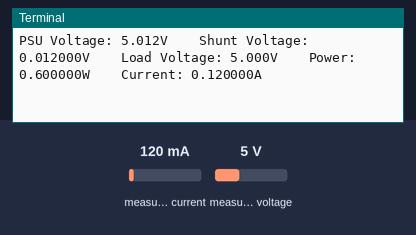
This program was run on a simulated Raspberry Pi (BCM pin numbers). On the bench: the last lines printed to the terminal. The test bench sets the inputs (shaded band); at power-on: measured voltage 5 V, measured current 120 mA.

Above: at 1.2 s.
1.3 s: measured voltage set to 11.2 V
At 2.9 s:
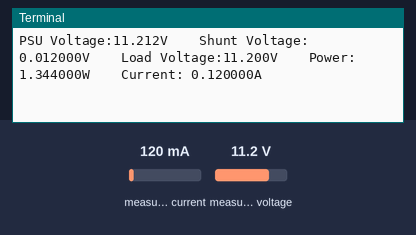
4.3 s: measured current set to 1000 mA
At 7.0 s:
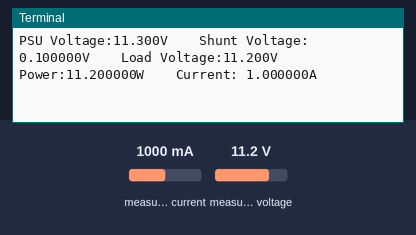
7.3 s: measured current set to 40 mA
At 9.4 s:
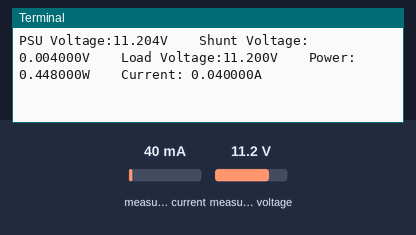

Measured:
- after the input at 1.3 s, the terminal: prints a new line after 0.74 s (image 1)
- after the input at 4.3 s, the terminal: prints a new line after 1.8 s (image 2)
- after the input at 7.3 s, the terminal: prints a new line after 0.79 s (image 3)

The program:

ina219.py
```python
import smbus
import time

# Config Register (R/W)
_REG_CONFIG                 = 0x00
# SHUNT VOLTAGE REGISTER (R)
_REG_SHUNTVOLTAGE           = 0x01

# BUS VOLTAGE REGISTER (R)
_REG_BUSVOLTAGE             = 0x02

# POWER REGISTER (R)
_REG_POWER                  = 0x03

# CURRENT REGISTER (R)
_REG_CURRENT                = 0x04

# CALIBRATION REGISTER (R/W)
_REG_CALIBRATION            = 0x05

class BusVoltageRange:
    """Constants for ``bus_voltage_range``"""
    RANGE_16V               = 0x00      # set bus voltage range to 16V
    RANGE_32V               = 0x01      # set bus voltage range to 32V (default)

class Gain:
    """Constants for ``gain``"""
    DIV_1_40MV              = 0x00      # shunt prog. gain set to  1, 40 mV range
    DIV_2_80MV              = 0x01      # shunt prog. gain set to /2, 80 mV range
    DIV_4_160MV             = 0x02      # shunt prog. gain set to /4, 160 mV range
    DIV_8_320MV             = 0x03      # shunt prog. gain set to /8, 320 mV range

class ADCResolution:
    """Constants for ``bus_adc_resolution`` or ``shunt_adc_resolution``"""
    ADCRES_9BIT_1S          = 0x00      #  9bit,   1 sample,     84us
    ADCRES_10BIT_1S         = 0x01      # 10bit,   1 sample,    148us
    ADCRES_11BIT_1S         = 0x02      # 11 bit,  1 sample,    276us
    ADCRES_12BIT_1S         = 0x03      # 12 bit,  1 sample,    532us
    ADCRES_12BIT_2S         = 0x09      # 12 bit,  2 samples,  1.06ms
    ADCRES_12BIT_4S         = 0x0A      # 12 bit,  4 samples,  2.13ms
    ADCRES_12BIT_8S         = 0x0B      # 12bit,   8 samples,  4.26ms
    ADCRES_12BIT_16S        = 0x0C      # 12bit,  16 samples,  8.51ms
    ADCRES_12BIT_32S        = 0x0D      # 12bit,  32 samples, 17.02ms
    ADCRES_12BIT_64S        = 0x0E      # 12bit,  64 samples, 34.05ms
    ADCRES_12BIT_128S       = 0x0F      # 12bit, 128 samples, 68.10ms

class Mode:
    """Constants for ``mode``"""
    POWERDOW                = 0x00      # power down
    SVOLT_TRIGGERED         = 0x01      # shunt voltage triggered
    BVOLT_TRIGGERED         = 0x02      # bus voltage triggered
    SANDBVOLT_TRIGGERED     = 0x03      # shunt and bus voltage triggered
    ADCOFF                  = 0x04      # ADC off
    SVOLT_CONTINUOUS        = 0x05      # shunt voltage continuous
    BVOLT_CONTINUOUS        = 0x06      # bus voltage continuous
    SANDBVOLT_CONTINUOUS    = 0x07      # shunt and bus voltage continuous


class INA219:
    def __init__(self, i2c_bus=1, addr=0x40):
        self.bus = smbus.SMBus(i2c_bus);
        self.addr = addr

        # Set chip to known config values to start
        self._cal_value = 0
        self._current_lsb = 0
        self._power_lsb = 0
        self.set_calibration_32V_2A()

    def read(self,address):
        data = self.bus.read_i2c_block_data(self.addr, address, 2)
        return ((data[0] * 256 ) + data[1])

    def write(self,address,data):
        temp = [0,0]
        temp[1] = data & 0xFF
        temp[0] =(data & 0xFF00) >> 8
        self.bus.write_i2c_block_data(self.addr,address,temp)

    def set_calibration_32V_2A(self):
        """Configures to INA219 to be able to measure up to 32V and 2A of current. Counter
           overflow occurs at 3.2A.
           ..note :: These calculations assume a 0.1 shunt ohm resistor is present
        """
        # By default we use a pretty huge range for the input voltage,
        # which probably isn't the most appropriate choice for system
        # that don't use a lot of power.  But all of the calculations
        # are shown below if you want to change the settings.  You will
        # also need to change any relevant register settings, such as
        # setting the VBUS_MAX to 16V instead of 32V, etc.

        # VBUS_MAX = 32V             (Assumes 32V, can also be set to 16V)
        # VSHUNT_MAX = 0.32          (Assumes Gain 8, 320mV, can also be 0.16, 0.08, 0.04)
        # RSHUNT = 0.1               (Resistor value in ohms)

        # 1. Determine max possible current
        # MaxPossible_I = VSHUNT_MAX / RSHUNT
        # MaxPossible_I = 3.2A

        # 2. Determine max expected current
        # MaxExpected_I = 2.0A

        # 3. Calculate possible range of LSBs (Min = 15-bit, Max = 12-bit)
        # MinimumLSB = MaxExpected_I/32767
        # MinimumLSB = 0.000061              (61uA per bit)
        # MaximumLSB = MaxExpected_I/4096
        # MaximumLSB = 0,000488              (488uA per bit)

        # 4. Choose an LSB between the min and max values
        #    (Preferrably a roundish number close to MinLSB)
        # CurrentLSB = 0.0001 (100uA per bit)
        self._current_lsb = .1  # Current LSB = 100uA per bit

        # 5. Compute the calibration register
        # Cal = trunc (0.04096 / (Current_LSB * RSHUNT))
        # Cal = 4096 (0x1000)

        self._cal_value = 4096

        # 6. Calculate the power LSB
        # PowerLSB = 20 * CurrentLSB
        # PowerLSB = 0.002 (2mW per bit)
        self._power_lsb = .002  # Power LSB = 2mW per bit

        # 7. Compute the maximum current and shunt voltage values before overflow
        #
        # Max_Current = Current_LSB * 32767
        # Max_Current = 3.2767A before overflow
        #
        # If Max_Current > Max_Possible_I then
        #    Max_Current_Before_Overflow = MaxPossible_I
        # Else
        #    Max_Current_Before_Overflow = Max_Current
        # End If
        #
        # Max_ShuntVoltage = Max_Current_Before_Overflow * RSHUNT
        # Max_ShuntVoltage = 0.32V
        #
        # If Max_ShuntVoltage >= VSHUNT_MAX
        #    Max_ShuntVoltage_Before_Overflow = VSHUNT_MAX
        # Else
        #    Max_ShuntVoltage_Before_Overflow = Max_ShuntVoltage
        # End If

        # 8. Compute the Maximum Power
        # MaximumPower = Max_Current_Before_Overflow * VBUS_MAX
        # MaximumPower = 3.2 * 32V
        # MaximumPower = 102.4W

        # Set Calibration register to 'Cal' calculated above
        self.write(_REG_CALIBRATION,self._cal_value)

        # Set Config register to take into account the settings above
        self.bus_voltage_range = BusVoltageRange.RANGE_32V
        self.gain = Gain.DIV_8_320MV
        self.bus_adc_resolution = ADCResolution.ADCRES_12BIT_32S
        self.shunt_adc_resolution = ADCResolution.ADCRES_12BIT_32S
        self.mode = Mode.SANDBVOLT_CONTINUOUS
        self.config = self.bus_voltage_range << 13 | \
                      self.gain << 11 | \
                      self.bus_adc_resolution << 7 | \
                      self.shunt_adc_resolution << 3 | \
                      self.mode
        self.write(_REG_CONFIG,self.config)

    def getShuntVoltage_mV(self):
        self.write(_REG_CALIBRATION,self._cal_value)
        value = self.read(_REG_SHUNTVOLTAGE)
        if value > 32767:
            value -= 65535
        return value * 0.01

    def getBusVoltage_V(self):
        self.write(_REG_CALIBRATION,self._cal_value)
        self.read(_REG_BUSVOLTAGE)
        return (self.read(_REG_BUSVOLTAGE) >> 3) * 0.004

    def getCurrent_mA(self):
        value = self.read(_REG_CURRENT)
        if value > 32767:
            value -= 65535
        return value * self._current_lsb

    def getPower_W(self):
        value = self.read(_REG_POWER)
        if value > 32767:
            value -= 65535
        return value * self._power_lsb


if __name__=='__main__':

    ina1 = INA219(addr=0x40)
    ina2 = INA219(addr=0x41)
    ina3 = INA219(addr=0x42)
    ina4 = INA219(addr=0x43)

    print("ina219 test")

    while True:
        bus_voltage1 = ina1.getBusVoltage_V()             # voltage on V- (load side)
        shunt_voltage1 = ina1.getShuntVoltage_mV() / 1000 # voltage between V+ and V- across the shunt
        current1 = ina1.getCurrent_mA()                   # current in mA
        power1 = ina1.getPower_W()                        # power in watts

        bus_voltage2 = ina2.getBusVoltage_V()             # voltage on V- (load side)
        shunt_voltage2 = ina2.getShuntVoltage_mV() / 1000 # voltage between V+ and V- across the shunt
        current2 = ina2.getCurrent_mA()                   # current in mA
        power2 = ina2.getPower_W()                        # power in watts

        bus_voltage3 = ina3.getBusVoltage_V()             # voltage on V- (load side)
        shunt_voltage3 = ina3.getShuntVoltage_mV() / 1000 # voltage between V+ and V- across the shunt
        current3 = ina3.getCurrent_mA()                   # current in mA
        power3 = ina3.getPower_W()                        # power in watts

        bus_voltage4 = ina4.getBusVoltage_V()             # voltage on V- (load side)
        shunt_voltage4 = ina4.getShuntVoltage_mV() / 1000 # voltage between V+ and V- across the shunt
        current4 = ina4.getCurrent_mA()                   # current in mA
        power4 = ina4.getPower_W()                        # power in watts

        # INA219 measure bus voltage on the load side. So PSU voltage = bus_voltage + shunt_voltage
        print("PSU Voltage:{:6.3f}V    Shunt Voltage:{:9.6f}V    Load Voltage:{:6.3f}V    Power:{:9.6f}W    Current:{:9.6f}A".format((bus_voltage1 + shunt_voltage1),(shunt_voltage1),(bus_voltage1),(power1),(current1/1000)))
        print("PSU Voltage:{:6.3f}V    Shunt Voltage:{:9.6f}V    Load Voltage:{:6.3f}V    Power:{:9.6f}W    Current:{:9.6f}A".format((bus_voltage2 + shunt_voltage2),(shunt_voltage2),(bus_voltage2),(power2),(current2/1000)))
        print("PSU Voltage:{:6.3f}V    Shunt Voltage:{:9.6f}V    Load Voltage:{:6.3f}V    Power:{:9.6f}W    Current:{:9.6f}A".format((bus_voltage3 + shunt_voltage3),(shunt_voltage3),(bus_voltage3),(power3),(current3/1000)))
        print("PSU Voltage:{:6.3f}V    Shunt Voltage:{:9.6f}V    Load Voltage:{:6.3f}V    Power:{:9.6f}W    Current:{:9.6f}A".format((bus_voltage4 + shunt_voltage4),(shunt_voltage4),(bus_voltage4),(power4),(current3/1000)))

        print("")

        time.sleep(2)
```
